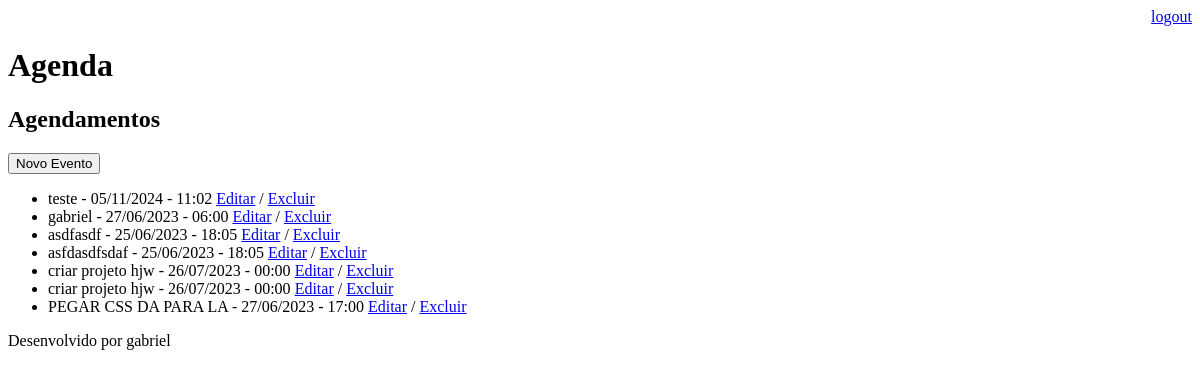
/agenda/ (signed in), run on an earlier commit of the app's database.
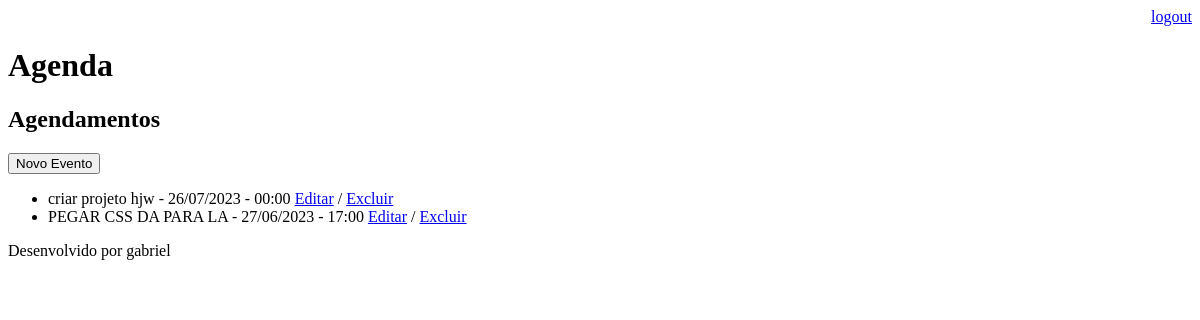
And on a later commit of the database.
### core/models.py (models this page shows, shortened)
class Evento(models.Model): # criando tabela para manipular a agenda
    titulo = models.CharField(max_length=100) # max_length é o limite de caractere nesse campo
    descricao = models.TextField(blank=True, null=True) # o primeiro parametro define que esse campo pode fircar em branco e o segundo diz que pode ser nulo
    data_evento = models.DateTimeField(verbose_name='Data do Evento') # registar a data do evento
    data_criacao = models.DateTimeField(auto_now=True, verbose_name='Data da Criação') # dado automático pra registrar a data da criação
    usuario = models.ForeignKey(User, on_delete=models.CASCADE) # se não colocar o on_delete da erro, pois preciso tratar quando ele for apagado, o usuario. CASCADE apagar tudo que tem nele, melhor usar outra tecnica, pra não perder os dados, mas pra fins de teste é bom usar.
    """

    selecione a primeira opção

        É impossível adicionar um campo não anulável 'usuario' ao evento sem especificar um padrão. Isso ocorre porque o banco de dados precisa de algo para preencher linhas existentes.
    Selecione uma correção:
    1) Forneça um padrão único agora (será definido em todas as linhas existentes com um valor nulo para esta coluna)
    2) Feche e defina manualmente um valor padrão em models.py.
    Selecione uma opção:  """
    """

    depois aparece isso, digitei 1 pra constar que já existe 1 usuario, pois tornou obrigatorio o campo de usuario, se tivese blank=True, null=True nao ia precisar

        Insira o valor padrão como Python válido.
    Os módulos datetime e django.utils.timezone estão disponíveis, portanto, é possível fornecer, por exemplo, timezone.now como um valor.
    Digite 'exit' para sair deste prompt

      como resultado aparece isso

        Migrações para 'core':
  núcleo/migrações/0002_evento_usuario_alter_evento_data_criacao_and_more.py
    - Adicionar campo usuario ao evento
    - Alter campo data_criacao no evento
    - Alter campo data_evento no evento """
    class Meta:
        db_table = 'evento' # tabela tem nome evento
    def get_data_evento(self):
        return self.data_evento.strftime(r'%d/%m/%Y - %H:%M') # mudar padrão das datas

### core/views.py (the view)
# urls.py: path('agenda/', views.lista_eventos), # criando a parte da agenda
@login_required(login_url='/login/') # arroba pra indicar que é um decorador, se não autenticado da page not, found, login_url='/login/' server pra quando der não autenticado ele vai direcionar para essa pagina
def lista_eventos(request):
    usuario = request.user
    evento = Evento.objects.filter(usuario=usuario) # quase mesma coisa do all, mas mostra os eventos do usuario logado
    dados = {'eventos': evento} # nome que vai no html
    return render(request, 'agenda.html', dados)

### templates/agenda.html (shortened to what this page needs)
{% extends 'model-page.html' %}
{% block content %}
  <h2>Agendamentos</h2>
    <a href="evento">
    <button type="button">Novo Evento</button>
  <ul>
    </a>
    {% for evento in eventos %}
      <li>{{evento.titulo}} - {{evento.get_data_evento}}
        <a href="{% url 'evento' %}?id={{evento.id}}">Editar</a> / <a href="evento/delete/{{evento.id}}">Excluir</a></li>
    {% endfor %}
{% endblock %}

### templates/model-page.html (shortened to what this page needs)
<!DOCTYPE html>
<html lang="pt">
<head>
</head>
<body>
  <div align="right">
    <a href="/logout">logout</a>
  </div>
  <h1>Agenda</h1>
  {% block content %} {% endblock %}
  {% include 'model-footer.html' %}
</body>
</html>

### templates/model-footer.html
<p>Desenvolvido por gabriel</p>

What changed in the data, as far as the page shows it:
removed Evento: titulo "teste", get_data_evento "05/11/2024 - 11:02"
removed Evento: titulo "gabriel", get_data_evento "27/06/2023 - 06:00"
removed Evento: titulo "asdfasdf", get_data_evento "25/06/2023 - 18:05"
removed Evento: titulo "asfdasdfsdaf", get_data_evento "25/06/2023 - 18:05"
removed Evento: titulo "criar projeto hjw", get_data_evento "26/07/2023 - 00:00"
